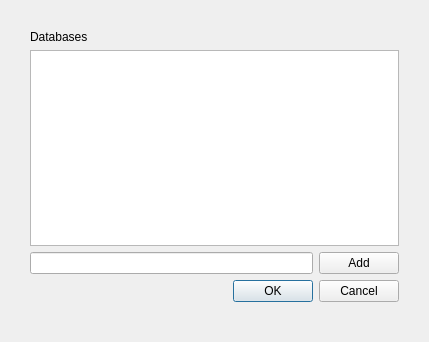
<?xml version="1.0" encoding="UTF-8"?>
<ui version="4.0">
 <class>DatabaseInitializerDialog</class>
 <widget class="QDialog" name="DatabaseInitializerDialog">
  <property name="geometry">
   <rect>
    <x>0</x>
    <y>0</y>
    <width>429</width>
    <height>342</height>
   </rect>
  </property>
  <property name="windowTitle">
   <string>Dialog</string>
  </property>
  <layout class="QVBoxLayout" name="verticalLayout">
   <property name="leftMargin">
    <number>30</number>
   </property>
   <property name="topMargin">
    <number>30</number>
   </property>
   <property name="rightMargin">
    <number>30</number>
   </property>
   <property name="bottomMargin">
    <number>40</number>
   </property>
   <item>
    <widget class="QLabel" name="label">
     <property name="text">
      <string>Databases</string>
     </property>
    </widget>
   </item>
   <item>
    <widget class="QListWidget" name="listWidget"/>
   </item>
   <item>
    <layout class="QHBoxLayout" name="horizontalLayout">
     <item>
      <widget class="QLineEdit" name="lineEditAdd"/>
     </item>
     <item>
      <widget class="QPushButton" name="pushButtonAdd">
       <property name="minimumSize">
        <size>
         <width>80</width>
         <height>0</height>
        </size>
       </property>
       <property name="text">
        <string>Add</string>
       </property>
      </widget>
     </item>
    </layout>
   </item>
   <item>
    <widget class="QDialogButtonBox" name="buttonBox">
     <property name="orientation">
      <enum>Qt::Horizontal</enum>
     </property>
     <property name="standardButtons">
      <set>QDialogButtonBox::Cancel|QDialogButtonBox::Ok</set>
     </property>
    </widget>
   </item>
  </layout>
 </widget>
 <resources/>
 <connections>
  <connection>
   <sender>buttonBox</sender>
   <signal>accepted()</signal>
   <receiver>DatabaseInitializerDialog</receiver>
   <slot>accept()</slot>
   <hints>
    <hint type="sourcelabel">
     <x>248</x>
     <y>254</y>
    </hint>
    <hint type="destinationlabel">
     <x>157</x>
     <y>274</y>
    </hint>
   </hints>
  </connection>
  <connection>
   <sender>buttonBox</sender>
   <signal>rejected()</signal>
   <receiver>DatabaseInitializerDialog</receiver>
   <slot>reject()</slot>
   <hints>
    <hint type="sourcelabel">
     <x>316</x>
     <y>260</y>
    </hint>
    <hint type="destinationlabel">
     <x>286</x>
     <y>274</y>
    </hint>
   </hints>
  </connection>
 </connections>
</ui>
